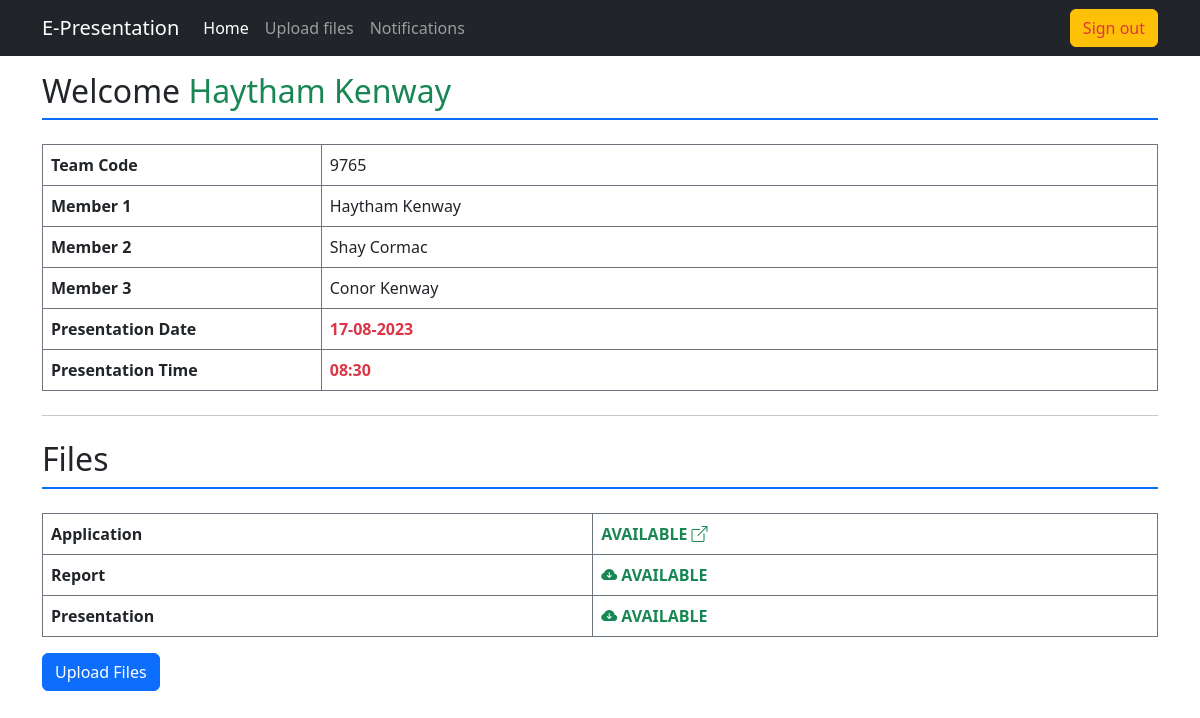
The app's page /index.php?action=team_homepage (signed in) with its own data.
### tables this page shows
CREATE TABLE `trainee` (
  `trainee_id` int(11) NOT NULL,
  `team_code` varchar(8) NOT NULL,
  `fullname` varchar(255) NOT NULL,
  `trainee_login` varchar(16) NOT NULL,
  `trainee_password` varchar(255) NOT NULL DEFAULT '246810',
  `status` enum('active','inactive') NOT NULL DEFAULT 'inactive'
);

CREATE TABLE `team` (
  `team_code` varchar(8) NOT NULL,
  `group_code` varchar(10) NOT NULL,
  `presentation_date` date DEFAULT NULL,
  `presentation_time` time DEFAULT NULL,
  `status` enum('Done','Ready','Not Ready') DEFAULT 'Not Ready'
);

### controller/layouts_rendering.php (called while the page is built, shortened)
<?php
    class LayoutRendering {
        static function team_homepage_layout() {
            $team_code = $_SESSION["team_code"];
            $team_data = PresentationModel::retrieve_teams_data($team_code);
            $team_members = TraineeModel::get_team_members($team_code);
            $active_user = TraineeModel::get_trainee($_SESSION["user"])["fullname"];
            $app_info = FileModel::retrieve_path($team_code, "application");
            $report_info = FileModel::retrieve_path($team_code, "report");
            $presentation_info = FileModel::retrieve_path($team_code, "presentation");
            require "view/teams/team_homepage.php";
        }
    }

### model/trainee_model.php (called while the page is built, shortened)
<?php
    class TraineeModel {
        static function get_team_members($team_code) {
            $connection = PresentationModel::connection();
            $query = $connection->prepare("
                SELECT * FROM trainee
                WHERE team_code = :team_code");
            $query->execute([":team_code" => $team_code]);
            return $query->fetchALL(PDO::FETCH_ASSOC);
        }
        static function get_trainee($trainee_id) {
            $connection = PresentationModel::connection();
            $query = $connection->prepare("SELECT * FROM trainee WHERE trainee_id = :trainee_id");
            $query->execute([":trainee_id" => $trainee_id]);
            return $query->fetch(PDO::FETCH_ASSOC);
        }
    }

### model/team_model.php (called while the page is built, shortened)
<?php
    class PresentationModel {
        static function connection() {
            $username = "root";
            $password = "";
            $host = "localhost";
            $dbname = "e-presentations";
            $dsn = "mysql:host=$host;dbname=$dbname";
            try {
                return new PDO($dsn, $username, $password);
            } catch (PDOException $err) {
                echo "<div class='alert alert-danger'>Database connection couldn't be established</div>";
                $err->getMessage();
            }
        }
        static function retrieve_teams_data($team_code) {
            $connection = self::connection();
            $query = $connection->prepare("SELECT * FROM team  WHERE team_code = :team_code");
            $query->execute([":team_code" => $team_code]);
            return $query->fetch(PDO::FETCH_ASSOC);
        }
    }
?>

### model/file_model.php (called while the page is built, shortened)
<?php
    class FileModel {
        static function retrieve_path($team_code, $file_type) {
            $connection = PresentationModel::connection();
            $query = $connection->prepare("SELECT * FROM files WHERE team_code = :team_code AND file_type = :file_type");
            $query->execute([":team_code" => $team_code, ":file_type" => $file_type]);
            return $query->fetch(PDO::FETCH_ASSOC);
        }
    }
?>

### view/teams/team_homepage.php (the view, shortened to what this page needs)
<h2 class="border-bottom pb-2 border-2 border-primary mb-4">Welcome <span class="text-success"><?= $active_user ?></span></h2>
<table class="table table-bordered border-secondary table-hover border-striped">
    <tr>
        <td class="fw-bold w-25">Team Code</td>
        <td>
            <?= $team_data["team_code"] ?>
        </td>
    </tr>
    <tr>
        <td class="fw-bold">Member 1</td>
        <td>
            <?= isset($team_members[0]) ? $team_members[0]["fullname"] : "------" ?>
        </td>
    </tr>
    <tr>
        <td class="fw-bold">Member 2</td>
        <td>
            <?= isset($team_members[1]) ? $team_members[1]["fullname"] : "------" ?>
        </td>
    </tr>
    <tr>
        <td class="fw-bold">Member 3</td>
        <td>
            <?= isset($team_members[2]) ? $team_members[2]["fullname"] : "------" ?>
        </td>
    </tr>
    <tr>
        <td class="fw-bold">Presentation Date</td>
        <td class="text-danger fw-bold"><?= $team_data["presentation_date"] == "0000-00-00"? "Unknown": implode("-", array_reverse(explode("-", $team_data["presentation_date"])))?></td>
    </tr>
    <tr>
        <td class="fw-bold">Presentation Time</td>
        <td class="text-danger fw-bold"><?= $team_data["presentation_time"] == "00:00:00"? "Unknown": substr($team_data["presentation_time"], 0, 5)?></td>
    </tr>
</table>
    <hr class="my-4" />
    <h2 class="border-bottom pb-2 border-2 border-primary mb-4">Files</h2>
    <table class="table table-bordered border-secondary table-hover border-striped">
    <tr>
        <td class="fw-bold">Application</td>
            <?php if (empty($app_info)): ?>
                <td class="fw-bold text-danger">NOT AVAILABLE</td>
            <?php else: ?>
                <td class="fw-bold">
                    <a class="text-success text-decoration-none" href="<?= $app_info['file_path'] ?>"  target="_blank">
                        AVAILABLE <i class="bi bi-box-arrow-up-right"></i>
                    </a>
                </td>
            <?php endif;?>
    </tr>
    <tr>
        <td class="fw-bold">Report</td>
            <?php if (empty($report_info)): ?>
                <td class="fw-bold text-danger">NOT AVAILABLE</td>
            <?php else: ?>
                <td class="fw-bold">
                    <a class="text-success text-decoration-none" href="<?= $report_info['file_path'] ?>">
                        <i class="bi bi-cloud-arrow-down-fill"></i> AVAILABLE
                    </a>
                </td>
            <?php endif;?>
    </tr>
    <tr>
        <td class="fw-bold">Presentation</td>
            <?php if (empty($presentation_info)): ?>
                <td class="fw-bold text-danger">NOT AVAILABLE</td>
            <?php else: ?>
                <td class="fw-bold">
                    <a class="text-success text-decoration-none" href="<?= $presentation_info['file_path'] ?>">
                        <i class="bi bi-cloud-arrow-down-fill"></i> AVAILABLE
                    </a>
                </td>
            <?php endif;?>
    </tr>
    </table>
    <a href="index.php?action=upload" class="btn btn-primary me-3 mb-3">Upload Files</a>
<?php
    require "view/master.php";
?>

### records on screen
trainee: fullname "Haytham Kenway"
team: team_code "9765", presentation_date "17-08-2023", presentation_time "08:30"
trainee: fullname "Shay Cormac"
trainee: fullname "Conor Kenway"
